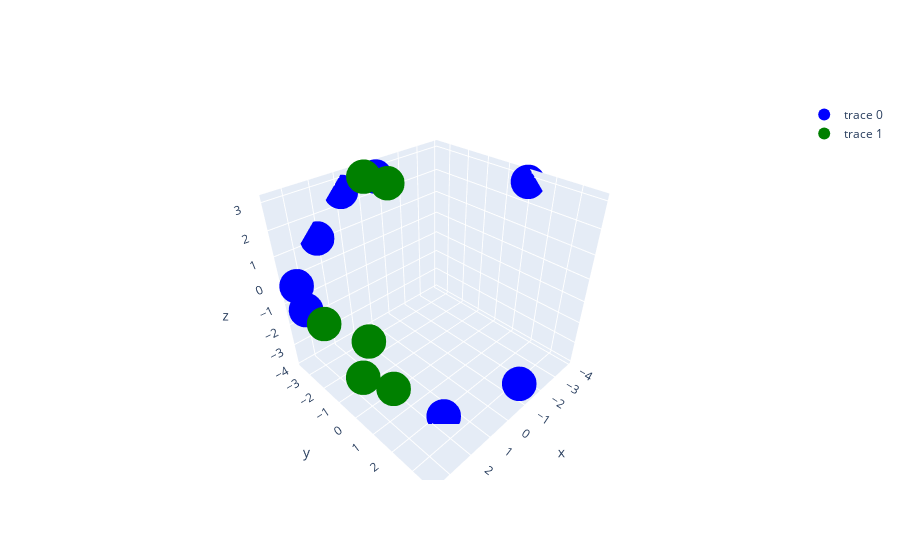

Source (notebook cell):
### Code cell
visualize_3d(dimension_reduction_PCA(factual_embedding),dimension_reduction_PCA(recommendation_embedding))

### Figure 1 — Plotly figure (JSON) as saved in the notebook; plotly's stock layout.template omitted (floating-point values rounded to 4 significant figures)
{"data": [{"marker": {"color": "blue", "size": 12}, "mode": "markers", "type": "scatter3d", "x": [0.9484, 1.616, 2.215, -0.1377, -0.7425, 3.416, 3.526, -3.878], "y": [-3.54, 2.277, -3.46, -2.896, 3.696, -3.282, -2.7, 0.9982], "z": [2.591, -3.892, 1.245, 3.033, -2.953, -0.1342, -0.8262, 2.88]}, {"marker": {"color": "green", "size": 12}, "mode": "markers", "type": "scatter3d", "x": [-0.3387, 2.472, 2.407, 0.1645, 3.071, 3.273], "y": [-2.503, 0.6266, -0.6769, -3.194, -0.294, -2.047], "z": [2.841, -3.099, -1.731, 3.03, -2.777, -1.226]}], "layout": {}}
